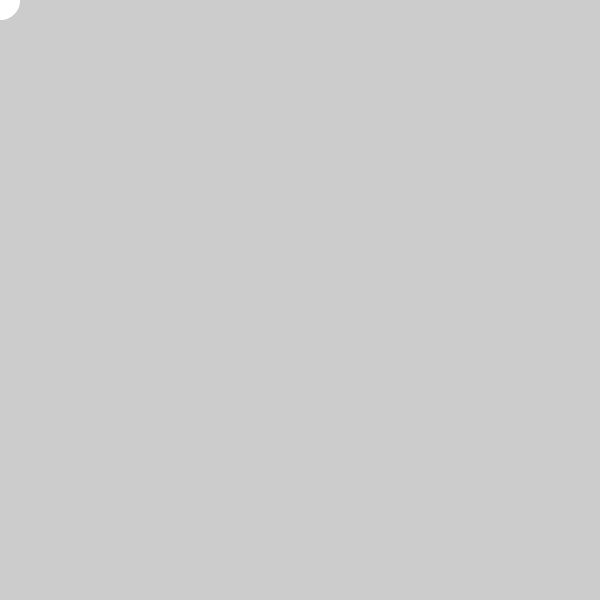
Frame 1 (no input)
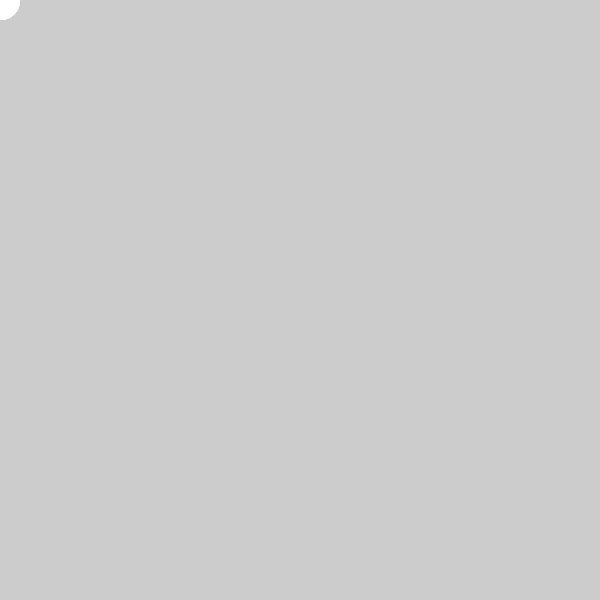
Frame 60 (the mouse pressed at the canvas centre just before this capture)
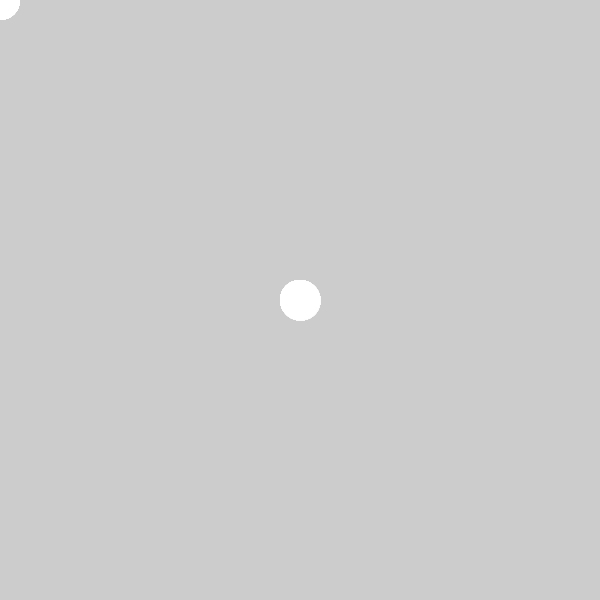
Frame 120 (the mouse held since frame 60 and released just before this capture)

The Processing sketch that drew these frames (run headless with seeded random() and noise(); from frame 60 on, the mouse is pressed at the canvas centre):

// Processing sketch: processing_54915
// ── processing_54915.pde


// By Ann Lu  
// learned from this tutorial:
// http://www.learningprocessing.com/exercises/chapter-3/exercise-3-7/

 
void setup(){ //basic setup
  size (600,600); //sets up the size of the window
  smooth();  //indicates that the lines will be smooth

}
 
void draw(){ //this will keep redrawing itself
 

stroke(mouseY,mouseX,mouseX,mouseY); // sets the colours used to draw the line around the circle
strokeWeight(abs(mouseY-mouseX)); // the thickness of the stroke is determined by the speed the mouse moves. When the position of the mouse is inside abs (), it becomes a positive number.
ellipse(mouseY,mouseX,40,40); //the width and length of the circle is 40; while mouseY and mouseX will set the position
strokeWeight(abs(mouseX-mouseY));
ellipse(mouseX,mouseY,40,40); //the width and length of the circle is 40; while mouseY and mouseX will set the position


}
